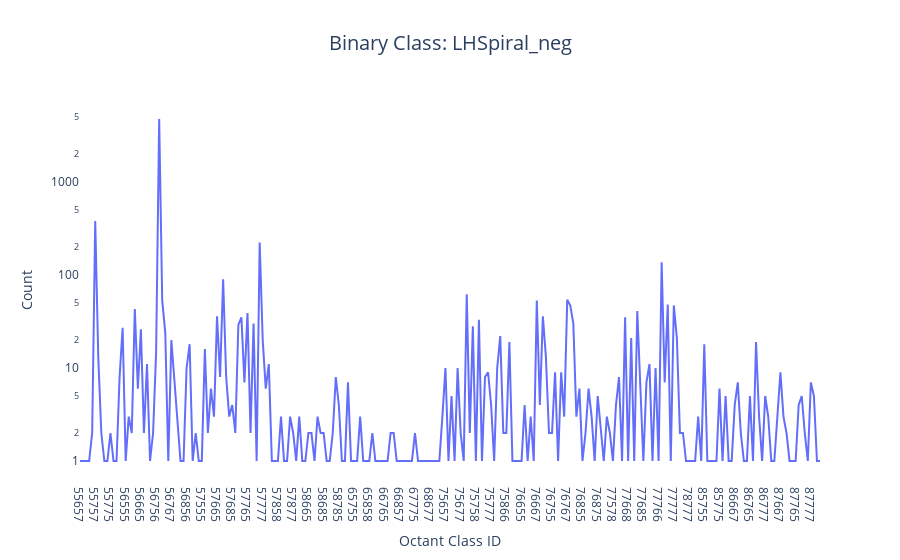

The notebook cell saved with this chart:
### Code cell
df = PDB_SS.enumerate_class_fromlist(LHSpiral_neg, 8)
PDB_SS.plot_count_vs_class_df(df, title="LHSpiral_neg", theme="auto")

### Figure 1 — Plotly figure (JSON) as saved in the notebook; plotly's stock layout.template omitted (floating-point values rounded to 4 significant figures; data arrays with more than 128 entries replaced by an {"elided": "..."} marker saying what was removed)
{"data": [{"hovertemplate": "Octant Class ID=%{x}<br>Count=%{y}<extra></extra>", "legendgroup": "", "line": {"color": "#636efa", "dash": "solid"}, "marker": {"symbol": "circle"}, "mode": "lines", "name": "", "orientation": "v", "showlegend": false, "type": "scatter", "x": {"elided": "244 str values"}, "xaxis": "x", "y": {"elided": "244 int values"}, "yaxis": "y"}], "layout": {"autosize": true, "legend": {"tracegroupgap": 0}, "showlegend": true, "title": {"font": {"size": 20}, "text": "Binary Class: LHSpiral_neg", "x": 0.5}, "xaxis": {"anchor": "y", "domain": [0, 1], "showgrid": false, "title": {"text": "Octant Class ID"}}, "yaxis": {"anchor": "x", "domain": [0, 1], "showgrid": false, "title": {"text": "Count"}, "type": "log"}}}
